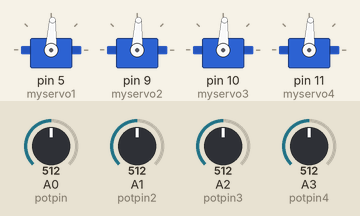
This sketch was run on a simulated Arduino Uno, built with avr-gcc and run on an emulated ATmega328P. On the bench: 4 × servo. The test bench sets the inputs (shaded band); at power-on: A0 (potpin) = 512, A1 (potpin2) = 512, A2 (potpin3) = 512, A3 (potpin4) = 512.

Above: at 1.2 s.
1.3 s: A0 (potpin) set to 716
At 2.3 s:
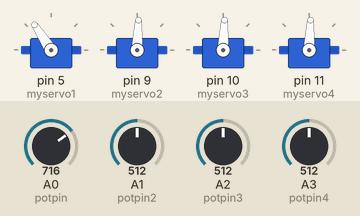
2.8 s: A1 (potpin2) set to 716
At 3.7 s:
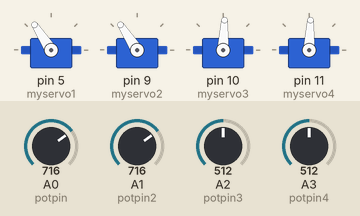
4.3 s: A2 (potpin3) set to 716
At 4.8 s:
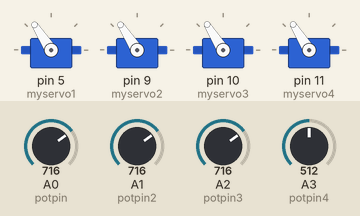
5.9 s: A0 (potpin) set to 992
At 7.1 s:
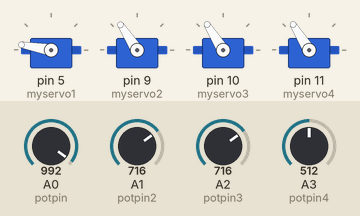
7.4 s: A1 (potpin2) set to 992
At 8.6 s:
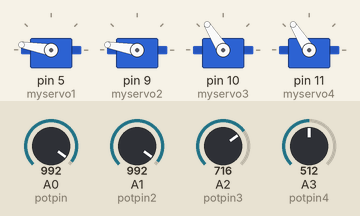
8.9 s: A2 (potpin3) set to 992
At 9.8 s:
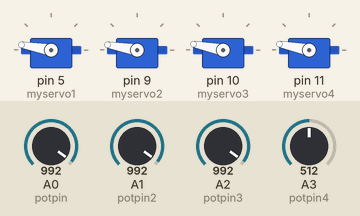
Timing chart, 0 to 11.4 s (numbered marks = the images above; inputs shaded):
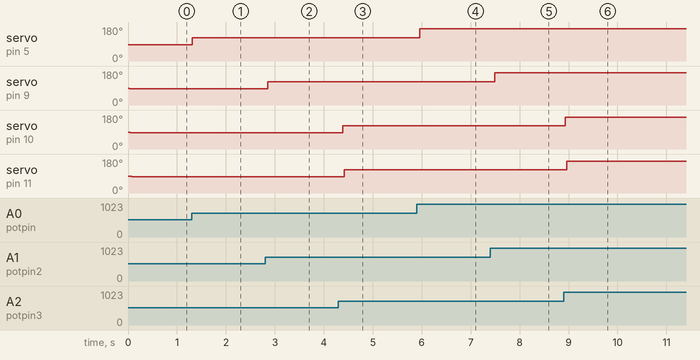

The sketch:

servo_pot.ino
```cpp
#include <Servo.h>

Servo myservo1;
Servo myservo2;
Servo myservo3;
Servo myservo4;


int potpin = 0;
int potpin2 = 1;
int potpin3 = 2;
int potpin4 = 3;

int val = 0;
int val2 = 0;
int val3 = 0;
int val4 = 0;

void setup()
{

myservo1.attach(5);
myservo2.attach(9);
myservo3.attach(10);
myservo4.attach(11);

}

void loop()
{

val = analogRead(potpin);
val = map(val, 3, 1023, 0, 176);

myservo1.write(val);

delay(25);

val2 = analogRead(potpin2);
val2 = map(val2, 3, 1023, 0, 176);

myservo2.write(val2);

delay(25);

val3 = analogRead(potpin3);
val3 = map(val3, 3, 1023, 0, 175);

myservo3.write(val3);

delay(25);

val4 = analogRead(potpin4);
val4 = map(val4, 3, 1023, 0, 175);

myservo4.write(val3);

delay(25);

}
```

Measured:
- after the input at 1.3 s, servo on pin 5 (myservo1): 87° → 123° at once
- after the input at 2.8 s, servo on pin 9 (myservo2): 87° → 123° after 0.05 s
- after the input at 4.3 s, servo on pin 10 (myservo3): 87° → 122° after 0.09 s; servo on pin 11 (myservo4): 87° → 122° after 0.12 s
- after the input at 5.9 s, servo on pin 5 (myservo1): 123° → 170° after 0.06 s
- after the input at 7.4 s, servo on pin 9 (myservo2): 123° → 170° after 0.10 s
- after the input at 8.9 s, servo on pin 10 (myservo3): 122° → 169° at once; servo on pin 11 (myservo4): 122° → 169° after 0.06 s
